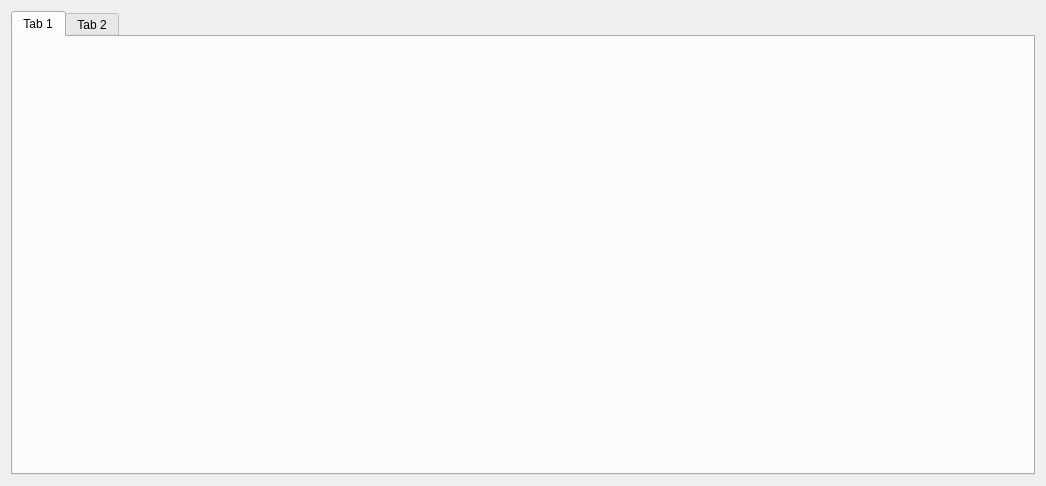
<?xml version="1.0" encoding="UTF-8"?>
<ui version="4.0">
 <class>SearchView</class>
 <widget class="QWidget" name="SearchView">
  <property name="geometry">
   <rect>
    <x>0</x>
    <y>0</y>
    <width>1046</width>
    <height>486</height>
   </rect>
  </property>
  <property name="windowTitle">
   <string>Form</string>
  </property>
  <layout class="QGridLayout" name="gridLayout">
   <item row="0" column="0">
    <widget class="QTabWidget" name="tabWidget">
     <widget class="QWidget" name="tab">
      <attribute name="title">
       <string>Tab 1</string>
      </attribute>
     </widget>
     <widget class="QWidget" name="tab_2">
      <attribute name="title">
       <string>Tab 2</string>
      </attribute>
     </widget>
    </widget>
   </item>
  </layout>
 </widget>
 <resources/>
 <connections/>
</ui>
